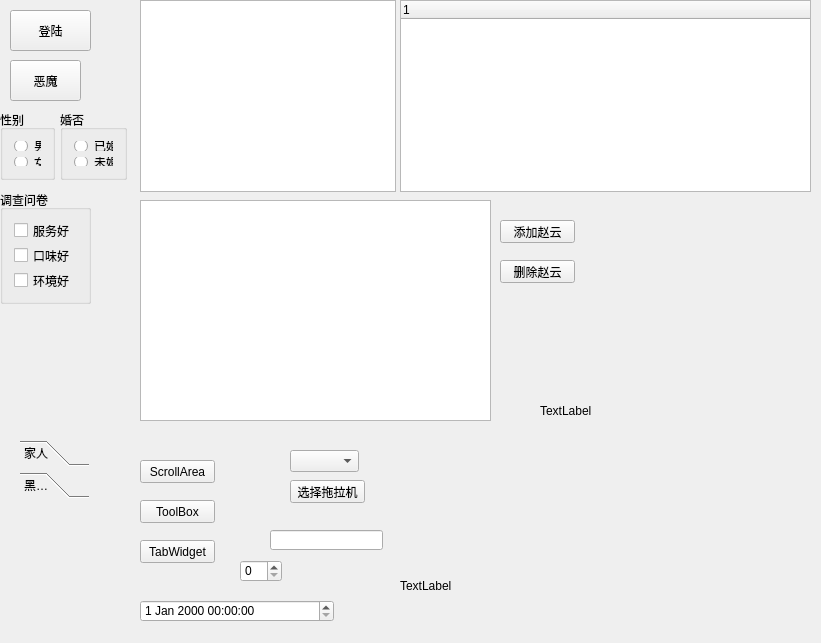
<?xml version="1.0" encoding="UTF-8"?>
<ui version="4.0">
 <class>Widget</class>
 <widget class="QWidget" name="Widget">
  <property name="geometry">
   <rect>
    <x>0</x>
    <y>0</y>
    <width>821</width>
    <height>643</height>
   </rect>
  </property>
  <property name="windowTitle">
   <string>Widget</string>
  </property>
  <widget class="QPushButton" name="pushButton">
   <property name="geometry">
    <rect>
     <x>10</x>
     <y>10</y>
     <width>81</width>
     <height>41</height>
    </rect>
   </property>
   <property name="text">
    <string>登陆</string>
   </property>
   <property name="icon">
    <iconset resource="res.qrc">
     <normaloff>:/images/i2.jpg</normaloff>:/images/i2.jpg</iconset>
   </property>
  </widget>
  <widget class="QToolButton" name="toolButton">
   <property name="geometry">
    <rect>
     <x>10</x>
     <y>60</y>
     <width>71</width>
     <height>41</height>
    </rect>
   </property>
   <property name="text">
    <string>恶魔</string>
   </property>
   <property name="icon">
    <iconset resource="res.qrc">
     <normaloff>:/images/i1.png</normaloff>:/images/i1.png</iconset>
   </property>
   <property name="toolButtonStyle">
    <enum>Qt::ToolButtonTextBesideIcon</enum>
   </property>
  </widget>
  <widget class="QGroupBox" name="groupBox">
   <property name="geometry">
    <rect>
     <x>0</x>
     <y>110</y>
     <width>55</width>
     <height>70</height>
    </rect>
   </property>
   <property name="title">
    <string>性别</string>
   </property>
   <layout class="QVBoxLayout" name="verticalLayout">
    <item>
     <widget class="QRadioButton" name="rBtnMan">
      <property name="text">
       <string>男</string>
      </property>
     </widget>
    </item>
    <item>
     <widget class="QRadioButton" name="rBtnWoman">
      <property name="text">
       <string>女</string>
      </property>
     </widget>
    </item>
   </layout>
  </widget>
  <widget class="QGroupBox" name="groupBox_2">
   <property name="geometry">
    <rect>
     <x>60</x>
     <y>110</y>
     <width>67</width>
     <height>70</height>
    </rect>
   </property>
   <property name="title">
    <string>婚否</string>
   </property>
   <layout class="QVBoxLayout" name="verticalLayout_2">
    <item>
     <widget class="QRadioButton" name="radioButton_3">
      <property name="text">
       <string>已婚</string>
      </property>
     </widget>
    </item>
    <item>
     <widget class="QRadioButton" name="radioButton_4">
      <property name="text">
       <string>未婚</string>
      </property>
     </widget>
    </item>
   </layout>
  </widget>
  <widget class="QGroupBox" name="groupBox_3">
   <property name="geometry">
    <rect>
     <x>0</x>
     <y>190</y>
     <width>91</width>
     <height>114</height>
    </rect>
   </property>
   <property name="title">
    <string>调查问卷</string>
   </property>
   <layout class="QVBoxLayout" name="verticalLayout_3">
    <item>
     <widget class="QCheckBox" name="checkBox">
      <property name="text">
       <string>服务好</string>
      </property>
      <property name="tristate">
       <bool>true</bool>
      </property>
     </widget>
    </item>
    <item>
     <widget class="QCheckBox" name="checkBox_4">
      <property name="text">
       <string>口味好</string>
      </property>
     </widget>
    </item>
    <item>
     <widget class="QCheckBox" name="checkBox_2">
      <property name="text">
       <string>环境好</string>
      </property>
     </widget>
    </item>
   </layout>
  </widget>
  <widget class="QListWidget" name="listWidget">
   <property name="geometry">
    <rect>
     <x>140</x>
     <y>0</y>
     <width>256</width>
     <height>192</height>
    </rect>
   </property>
  </widget>
  <widget class="QTreeWidget" name="treeWidget">
   <property name="geometry">
    <rect>
     <x>400</x>
     <y>0</y>
     <width>411</width>
     <height>192</height>
    </rect>
   </property>
   <column>
    <property name="text">
     <string notr="true">1</string>
    </property>
   </column>
  </widget>
  <widget class="QTableWidget" name="tableWidget">
   <property name="geometry">
    <rect>
     <x>140</x>
     <y>200</y>
     <width>351</width>
     <height>221</height>
    </rect>
   </property>
  </widget>
  <widget class="QPushButton" name="addBtn">
   <property name="geometry">
    <rect>
     <x>500</x>
     <y>220</y>
     <width>75</width>
     <height>23</height>
    </rect>
   </property>
   <property name="text">
    <string>添加赵云</string>
   </property>
  </widget>
  <widget class="QPushButton" name="delBtn">
   <property name="geometry">
    <rect>
     <x>500</x>
     <y>260</y>
     <width>75</width>
     <height>23</height>
    </rect>
   </property>
   <property name="text">
    <string>删除赵云</string>
   </property>
  </widget>
  <widget class="QStackedWidget" name="stackedWidget">
   <property name="geometry">
    <rect>
     <x>20</x>
     <y>430</y>
     <width>111</width>
     <height>221</height>
    </rect>
   </property>
   <property name="currentIndex">
    <number>1</number>
   </property>
   <widget class="QWidget" name="page_3">
    <widget class="QScrollArea" name="scrollArea">
     <property name="geometry">
      <rect>
       <x>0</x>
       <y>0</y>
       <width>95</width>
       <height>188</height>
      </rect>
     </property>
     <property name="widgetResizable">
      <bool>true</bool>
     </property>
     <widget class="QWidget" name="scrollAreaWidgetContents">
      <property name="geometry">
       <rect>
        <x>0</x>
        <y>0</y>
        <width>93</width>
        <height>186</height>
       </rect>
      </property>
      <layout class="QVBoxLayout" name="verticalLayout_4">
       <item>
        <widget class="QPushButton" name="pushButton_2">
         <property name="text">
          <string>PushButton</string>
         </property>
        </widget>
       </item>
       <item>
        <widget class="QPushButton" name="pushButton_3">
         <property name="text">
          <string>PushButton</string>
         </property>
        </widget>
       </item>
       <item>
        <widget class="QPushButton" name="pushButton_4">
         <property name="text">
          <string>PushButton</string>
         </property>
        </widget>
       </item>
       <item>
        <widget class="QPushButton" name="pushButton_5">
         <property name="text">
          <string>PushButton</string>
         </property>
        </widget>
       </item>
       <item>
        <widget class="QPushButton" name="pushButton_7">
         <property name="text">
          <string>PushButton</string>
         </property>
        </widget>
       </item>
       <item>
        <widget class="QPushButton" name="pushButton_6">
         <property name="text">
          <string>PushButton</string>
         </property>
        </widget>
       </item>
      </layout>
     </widget>
    </widget>
   </widget>
   <widget class="QWidget" name="page_4">
    <widget class="QToolBox" name="toolBox">
     <property name="geometry">
      <rect>
       <x>0</x>
       <y>10</y>
       <width>69</width>
       <height>121</height>
      </rect>
     </property>
     <property name="currentIndex">
      <number>1</number>
     </property>
     <widget class="QWidget" name="page">
      <property name="geometry">
       <rect>
        <x>0</x>
        <y>0</y>
        <width>100</width>
        <height>30</height>
       </rect>
      </property>
      <attribute name="label">
       <string>家人</string>
      </attribute>
     </widget>
     <widget class="QWidget" name="page_2">
      <property name="geometry">
       <rect>
        <x>0</x>
        <y>0</y>
        <width>69</width>
        <height>69</height>
       </rect>
      </property>
      <attribute name="label">
       <string>黑名单</string>
      </attribute>
     </widget>
    </widget>
   </widget>
   <widget class="QWidget" name="page_5">
    <widget class="QTabWidget" name="tabWidget">
     <property name="geometry">
      <rect>
       <x>10</x>
       <y>10</y>
       <width>141</width>
       <height>81</height>
      </rect>
     </property>
     <property name="currentIndex">
      <number>1</number>
     </property>
     <widget class="QWidget" name="tab">
      <attribute name="title">
       <string>百度</string>
      </attribute>
     </widget>
     <widget class="QWidget" name="tab_2">
      <attribute name="title">
       <string>谷歌</string>
      </attribute>
     </widget>
    </widget>
   </widget>
  </widget>
  <widget class="QPushButton" name="btnScroll">
   <property name="geometry">
    <rect>
     <x>140</x>
     <y>460</y>
     <width>75</width>
     <height>23</height>
    </rect>
   </property>
   <property name="text">
    <string>ScrollArea</string>
   </property>
  </widget>
  <widget class="QPushButton" name="btnTab">
   <property name="geometry">
    <rect>
     <x>140</x>
     <y>540</y>
     <width>75</width>
     <height>23</height>
    </rect>
   </property>
   <property name="text">
    <string>TabWidget</string>
   </property>
  </widget>
  <widget class="QPushButton" name="btnTool">
   <property name="geometry">
    <rect>
     <x>140</x>
     <y>500</y>
     <width>75</width>
     <height>23</height>
    </rect>
   </property>
   <property name="text">
    <string>ToolBox</string>
   </property>
  </widget>
  <widget class="QComboBox" name="comboBox">
   <property name="geometry">
    <rect>
     <x>290</x>
     <y>450</y>
     <width>69</width>
     <height>22</height>
    </rect>
   </property>
  </widget>
  <widget class="QPushButton" name="btnChoose">
   <property name="geometry">
    <rect>
     <x>290</x>
     <y>480</y>
     <width>75</width>
     <height>23</height>
    </rect>
   </property>
   <property name="text">
    <string>选择拖拉机</string>
   </property>
  </widget>
  <widget class="QLineEdit" name="lineEdit">
   <property name="geometry">
    <rect>
     <x>270</x>
     <y>530</y>
     <width>113</width>
     <height>20</height>
    </rect>
   </property>
   <property name="text">
    <string/>
   </property>
   <property name="echoMode">
    <enum>QLineEdit::Password</enum>
   </property>
  </widget>
  <widget class="QSpinBox" name="spinBox">
   <property name="geometry">
    <rect>
     <x>240</x>
     <y>560</y>
     <width>42</width>
     <height>22</height>
    </rect>
   </property>
  </widget>
  <widget class="QDateTimeEdit" name="dateTimeEdit">
   <property name="geometry">
    <rect>
     <x>140</x>
     <y>600</y>
     <width>194</width>
     <height>22</height>
    </rect>
   </property>
  </widget>
  <widget class="QLabel" name="imgLable">
   <property name="geometry">
    <rect>
     <x>400</x>
     <y>530</y>
     <width>111</width>
     <height>111</height>
    </rect>
   </property>
   <property name="text">
    <string>TextLabel</string>
   </property>
  </widget>
  <widget class="QLabel" name="movieLable">
   <property name="geometry">
    <rect>
     <x>540</x>
     <y>290</y>
     <width>211</width>
     <height>241</height>
    </rect>
   </property>
   <property name="text">
    <string>TextLabel</string>
   </property>
  </widget>
 </widget>
 <layoutdefault spacing="6" margin="11"/>
 <resources>
  <include location="res.qrc"/>
 </resources>
 <connections/>
</ui>
